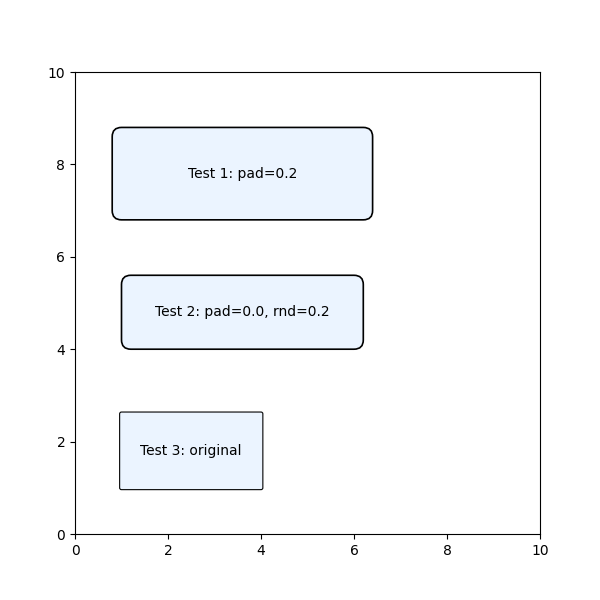

Python code for this plot:
import matplotlib.pyplot as plt
from matplotlib.patches import FancyBboxPatch

fig, ax = plt.subplots(figsize=(6, 6))
ax.set_xlim(0, 10)
ax.set_ylim(0, 10)

# Test 1: my current code
box1 = FancyBboxPatch((1, 7), 5.2, 1.6, boxstyle="round,pad=0.2",
                      linewidth=1.2, edgecolor="black", facecolor="#ebf4ff")
ax.add_patch(box1)
ax.text(1 + 2.6, 7 + 0.8, "Test 1: pad=0.2", ha="center", va="center")

# Test 2: pad=0.0, rounding_size=0.2
box2 = FancyBboxPatch((1, 4), 5.2, 1.6, boxstyle="round,pad=0.0,rounding_size=0.2",
                      linewidth=1.2, edgecolor="black", facecolor="#ebf4ff")
ax.add_patch(box2)
ax.text(1 + 2.6, 4 + 0.8, "Test 2: pad=0.0, rnd=0.2", ha="center", va="center")

# Test 3: original code
box3 = FancyBboxPatch((1, 1), 3.0, 1.6, boxstyle="round,pad=0.04",
                      linewidth=0.8, edgecolor="black", facecolor="#ebf4ff")
ax.add_patch(box3)
ax.text(1 + 1.5, 1 + 0.8, "Test 3: original", ha="center", va="center")

plt.savefig("test_box.png")
